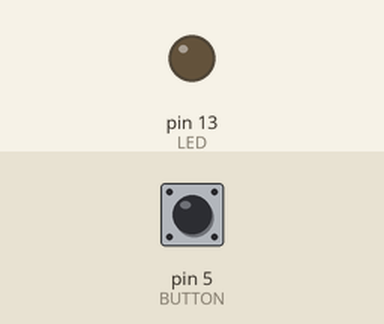
This sketch was run on a simulated Arduino Uno, built with avr-gcc and run on an emulated ATmega328P. On the bench: output pins drawn as LEDs (lit = HIGH). The inputs (shaded band) are chosen by the test bench; at power-on: pin 5 (BUTTON) LOW.

Above: at 1.2 s.
1.3 s: pin 5 (BUTTON) pulsed HIGH 2 times (0.12 s each, 0.3 s apart)
At 2.2 s:
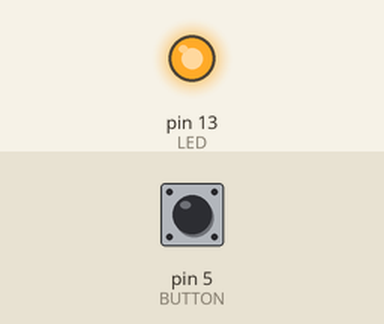
Timing chart, 0 to 8.7 s (numbered marks = the images above; inputs shaded):
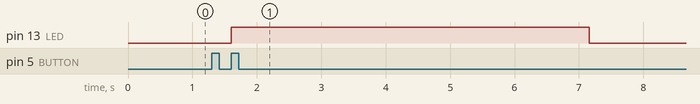

The sketch:

Tugas5.ino
```cpp
#include <avr/io.h>
#include <avr/interrupt.h>
#include "fsm.h"

#define BUTTON 5
#define LED 13

int input = LOW;
int state = 0;
int counter = 0;
int output = 0;

int debounceButton(int stateButton, int pin);
void init_int(void);

ISR(TIMER1_OVF_vect) {  // interrupt membaca input
  input = debounceButton(input, BUTTON);

  fsm(input, &state, &output, &counter);

  TIFR1  = (1 << TOV1);
  TCNT1  = 65519;	//interrupt 1ms
}

void setup() {  // put your setup code here, to run once:
  pinMode(BUTTON, INPUT);
  pinMode(LED, OUTPUT);

  init_int();
  Serial.begin(9600);
}

void loop() { // put your main code here, to run repeatedly:
  sei();
  if (output == 1) {
	digitalWrite(LED, HIGH);
  }else {
	digitalWrite(LED, LOW);
  }
}

int debounceButton(int stateButton, int pin) {
  int stateNow = digitalRead(pin);
  if(stateButton != stateNow) {
    delay(10);
    stateNow = digitalRead(pin);
  }
  return stateNow;
}

void init_int(void) {
  TIMSK1 = 0b000000;
  TIMSK1 = _BV(TOIE1);  //mengaktifkan Overflow Interrupt

  TCCR1A = 0;
  TCCR1B = 0b00001101; //prescalar 1024
  TCNT1  = 65519;	//interrupt 1ms

  sei();
}
```

fsm.c
```cpp
#include <stdio.h>
#include <stdlib.h>
#include "fsm.h"

// file ini berisi FSM yang akan diuji
// frekuensi FSM 1000 Hz

/**
 * FSM under test
 * @param input
 * @param state
 * @param output
 */

//Deklarasi State
#define OFF_STABLE		0
#define OFF_1XAWAL		1
#define OFF_1XSTABLE	2
#define ON_2XAWAL		3
#define ON_2XSTABLE		4
#define ON_INTERRUPT	5

void fsm(int input, int *state, int *output, int *counter) {
  switch(*state) {
    case OFF_STABLE: {  //S0
      if(input == 1) {
        *state= OFF_1XAWAL;
      }
      break;
    }
    case OFF_1XAWAL: {  //S1
      if(input == 0) {
        *state = OFF_1XSTABLE;
      }
      break;
    }
    case OFF_1XSTABLE: {  //S2
      if(input == 1) {
        *state = ON_2XAWAL;
        *counter = 0;
      }
      else {
        *counter += 1;
        if(*counter >= 1000) {
          *state = OFF_STABLE;
          *counter = 0;
        }
      }
      break;
    }
    case ON_2XAWAL: { //S3
      if(input == 0) {
        *state = ON_2XSTABLE;
      }
      break;
    }
    case ON_2XSTABLE: { //S4
      if(input == 1) {
        *state = ON_INTERRUPT;
        *counter = 0;
      }
    else {
    *counter += 1;
    if(*counter >= 5000) {
      *state = OFF_STABLE;
      *counter = 0;
    }
    }
      break;
    }
    case ON_INTERRUPT: {  //S5
      if(input == 0) {
        *state = ON_2XSTABLE;
      }
      break;
    }
  }

  switch(*state) {
    case OFF_STABLE:	//S0
    case OFF_1XAWAL:	//S1
    case OFF_1XSTABLE:{	//S2
		*output = 0;
		break;
	}
    case ON_2XAWAL:		//S3
	case ON_2XSTABLE:	//S4
    case ON_INTERRUPT:{	//S5
		*output = 1;
		break;
	}
  }

}
```

fsm.h
```cpp
/*
 * File:   fsm.h
 * Author: Deddy Welsan
 * NIM	 : 13214148
 *
 * Created on November 10, 2017
 */

#ifndef FSM_H
#define	FSM_H

#ifdef	__cplusplus
extern "C" {
#endif

void fsm(int input, int *state, int *output, int *counter);

#ifdef	__cplusplus
}
#endif

#endif	/* FSM_H */
```

Measured:
- after the input at 1.3 s, pin 13 (LED): LOW → HIGH after 0.30 s, → LOW 5.6 s later
